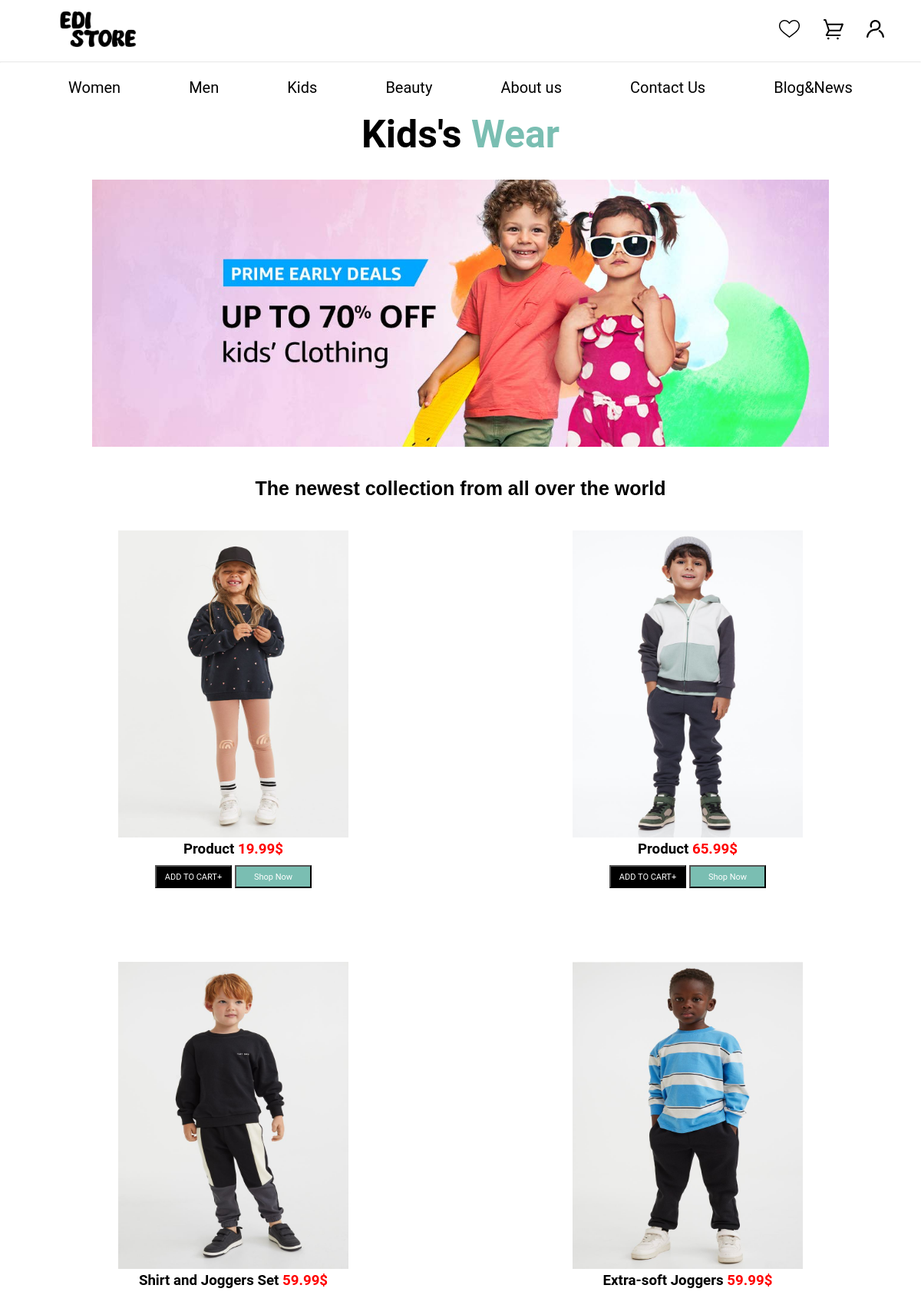
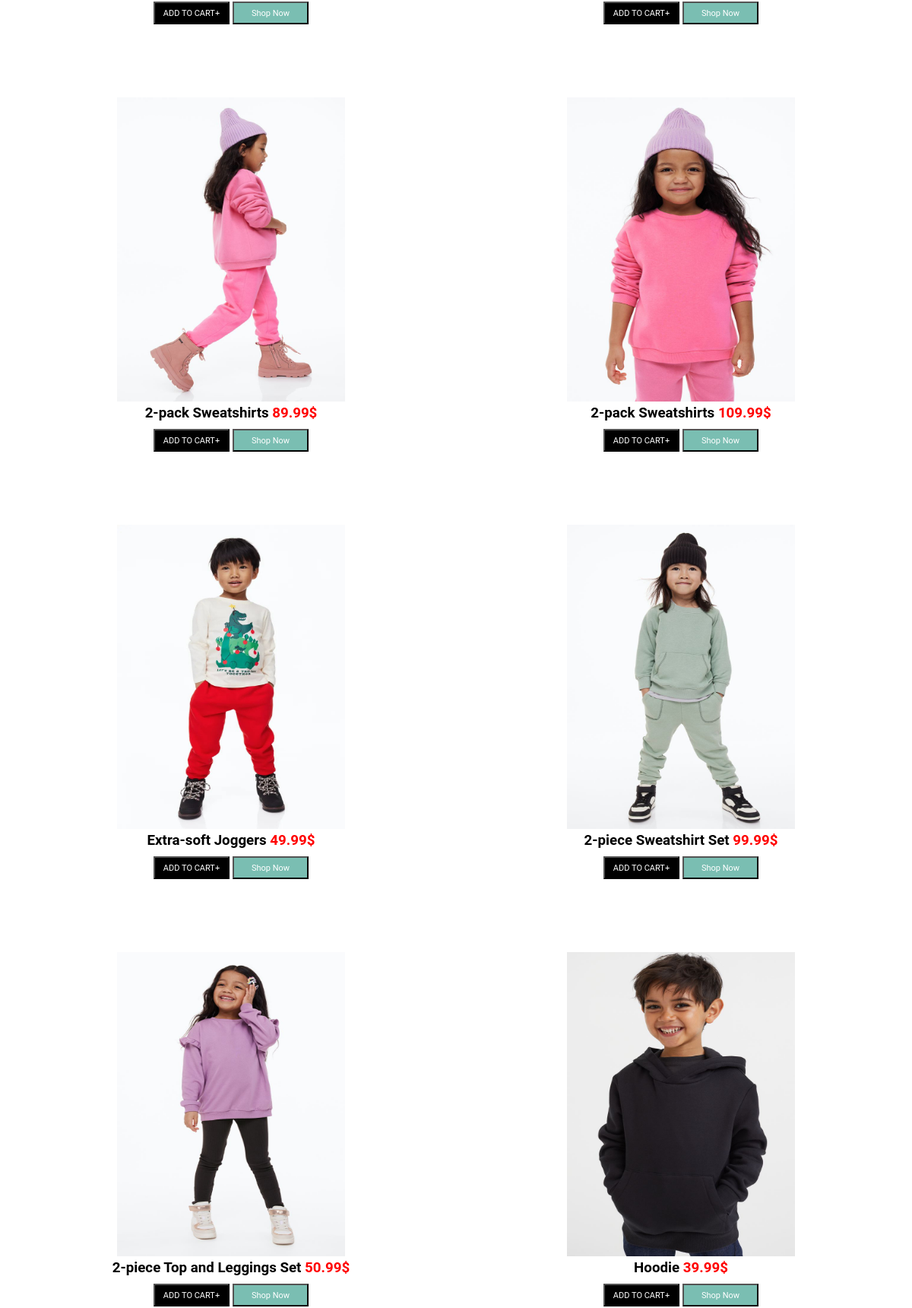
Page /kids.php (upper part) on the committed database (2 pictures, top to bottom).
### tables this page shows
CREATE TABLE `produktet` (
  `ID` int(11) NOT NULL,
  `foto_produktit` varchar(255) NOT NULL,
  `emri_produktit` varchar(255) NOT NULL,
  `cmimi_produktit` varchar(255) NOT NULL,
  `kategoria` varchar(255) NOT NULL,
  `added` varchar(255) DEFAULT NULL
);

### controllers/databaseConfig.php (called while the page is built, shortened)
<?php
class DatabasePDOConfiguration
{
    private $connection;
    private $host = "localhost";
    private $username = "root";
    private $dbName = "projekti";
    private $password = "";
    protected function getConnection()
    {
        return $this->connection;
    }
    private function createConnection()
    {
        $this->connection = new PDO("mysql:host=$this->host;dbname=$this->dbName", $this->username, $this->password);
        $this->connection->setAttribute(PDO::ATTR_ERRMODE, PDO::ERRMODE_EXCEPTION);
    }
}

### controllers/MenuController.php (called while the page is built, shortened)
<?php
    require_once 'databaseConfig.php';
    class MenuController extends DatabasePDOConfiguration{
        public $db;
        public function __construct(){
            $this->db = $this->getConnection();
        }
        public function select($kategoria){
            $query = $this->db->prepare('SELECT * from produktet where kategoria=:kategoria_produktit');
            $query ->bindParam(':kategoria_produktit', $kategoria);
            $query ->execute();
            return  $query ->fetchAll();
        }
    }
?>

### kids.php (the view, shortened to what this page needs)
<!DOCTYPE html>
<html lang="en">
<head>
  <link rel='stylesheet' href='https://cdnjs.cloudflare.com/ajax/libs/font-awesome/4.7.0/css/font-awesome.min.css'>
  <link rel="stylesheet" type="text/css" href="https://cdnjs.cloudflare.com/ajax/libs/font-awesome/5.15.1/css/all.min.css">
  <link rel="stylesheet" href="css/kids.css">
</head>
<body>
    <?php include "includes/header.php";
            require_once './controllers/MenuController.php';
      ?>
  <div class="first-header">
    <h1 id="kids-id">Kids's <span>Wear</span> </h1>
  </div>
  <img id="img-kids" src="img/banner-kids.jpg" alt="">
  <section class="section">
    <div class="title">
      <h1 class="kids-section">The newest collection from all over the world</h1>
    </div>
    <div class="product-center container">
      <?php
      $products = new MenuController;
      $kategoria="kids_clothes";
      $all = $products->select($kategoria);
      for ($i = 0; $i < count($all); $i++) {
        echo '<div class="product">
          <div>
              <img src="' . $all[$i]['foto_produktit'] . '">
          </div>
          <h3>' . $all[$i]['emri_produktit']  . ' <span class="span-qmimi"> ' . $all[$i]['cmimi_produktit'] . '</span></h3>
          <button class="btn-kids">ADD TO CART+</button>
          <button class="btn-kids" id="shop-kids">Shop Now</button>
        </div>';
      }
      ?>
    </div>
  </section>
</body>
</html>

### css/kids.css (style rules this page uses)
#kids-id { text-align: center; padding-top: 20px; font-size: 50px; padding-bottom: 30px; }
#kids-id span { color:#7ABEB2; }
#img-kids { display: block; margin-left: auto; margin-right: auto; width: 80%; }
.product img { width: 300px; height: 400px; }
.product-center { display: grid; grid-template-columns: repeat(auto-fit, minmax(20rem, 1fr)); gap: 5rem; margin-bottom: 5rem; flex-direction: row; flex-wrap: wrap; align-items: center; justify-content: center; justify-content: space-evenly; }
.product { text-align: center; padding-bottom: 1rem; border-radius: 2px solid black; }
.kids-section { padding-top:40px; padding-bottom: 40px; text-align: center; font-size: 40px; font-family: Arial, Helvetica, sans-serif; }
.btn-kids { margin-top: 10px; background-color: black; color: white; width: 100px; height: 30px; text-align: center; font-size: 11px; }
#shop-kids { background-color: #7ABEB2; }
.span-qmimi { color: red; }
.title h1 { font-size: 25px; }

### css/header.css (style rules this page uses)
* { margin: 0; padding: 0; box-sizing: border-box; font-family: 'Roboto', sans-serif; }
.container { max-width: 114rem; margin: 0 auto; padding: 0 3rem; }

### rows in the picture
produktet: foto_produktit (picture), emri_produktit "Product", cmimi_produktit "19.99$"
produktet: foto_produktit (picture), emri_produktit "Product", cmimi_produktit "65.99$"
produktet: foto_produktit (picture), emri_produktit "Shirt and Joggers Set", cmimi_produktit "59.99$"
produktet: foto_produktit (picture), emri_produktit "Extra-soft Joggers", cmimi_produktit "59.99$"
produktet: foto_produktit (picture), emri_produktit "2-pack Sweatshirts", cmimi_produktit "89.99$"
produktet: foto_produktit (picture), emri_produktit "2-pack Sweatshirts", cmimi_produktit "109.99$"
produktet: foto_produktit (picture), emri_produktit "Extra-soft Joggers", cmimi_produktit "49.99$"
produktet: foto_produktit (picture), emri_produktit "2-piece Sweatshirt Set", cmimi_produktit "99.99$"
produktet: foto_produktit (picture), emri_produktit "2-piece Top and Leggings Set", cmimi_produktit "50.99$"
produktet: foto_produktit (picture), emri_produktit "Hoodie", cmimi_produktit "39.99$"
